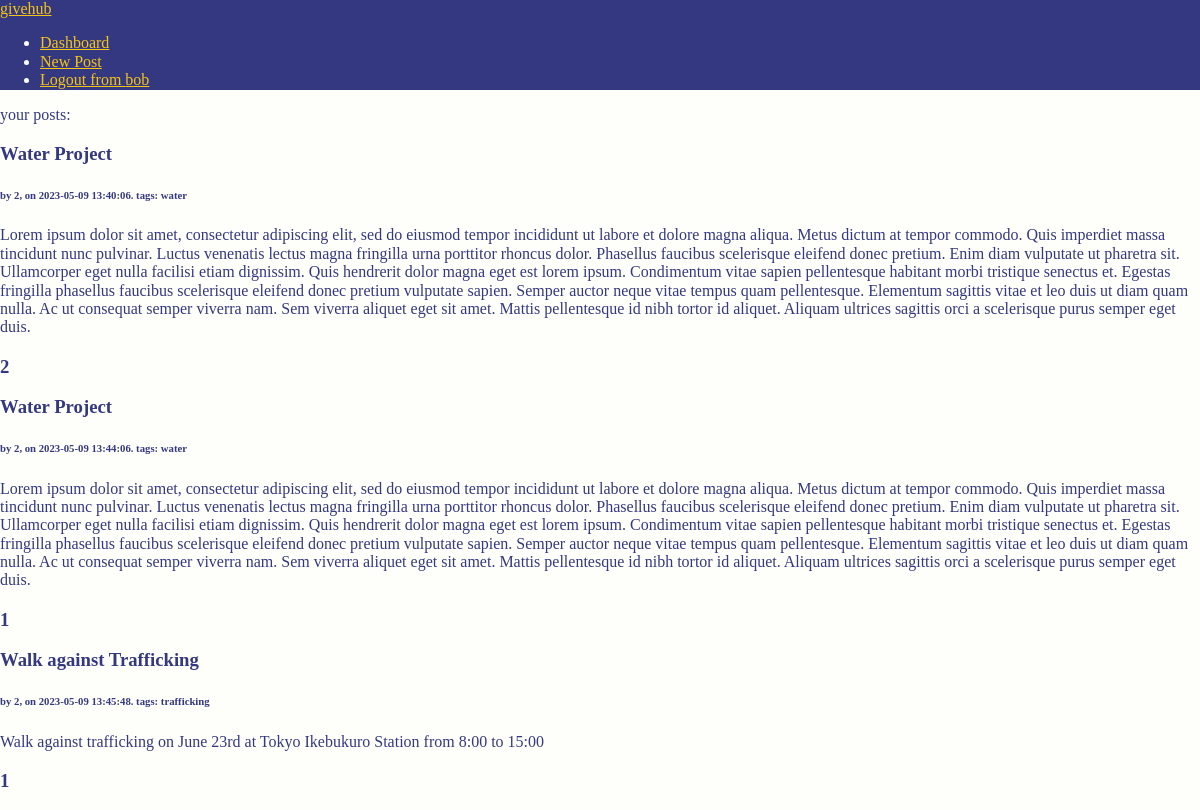
/dashboard (signed in), run on the app's committed database.
### app.py (models this page shows, shortened)
class Charity(db.Model):
	id = db.Column(db.Integer, primary_key=True)
	email = db.Column(db.String, unique=True, nullable=False)
	username = db.Column(db.String, unique=True, nullable=False)
	password = db.Column(db.String, unique=False, nullable=False)
	posts = db.relationship('Posts', backref='author', lazy='dynamic')

class Posts(db.Model):
	id = db.Column(db.Integer, primary_key = True)
	user_id = db.Column(db.Integer, db.ForeignKey('charity.id'))
	title = db.Column(db.String(1000), nullable=False) # Added this line
	content = db.Column(db.String(1000), nullable=False)
	category = db.Column(db.String(1000), nullable=False)
	timestamp = db.Column(DateTime(timezone=True), default=func.now())
	likes = db.relationship('PostLike', backref='post', lazy='dynamic')
	def get_like_count(self):
		return self.likes.count()

### app.py (the view)
    def wrapper(*args, **kwargs):
        if 'username' not in session:
            return redirect(url_for('login'))
        return f(*args, **kwargs)

### app.py (called while the page is built)
def login_required(f):
    def wrapper(*args, **kwargs):
        if 'username' not in session:
            return redirect(url_for('login'))
        return f(*args, **kwargs)
    wrapper.__name__ = f.__name__
    return wrapper

@app.route('/dashboard')
@login_required
def show_user_profile():
	current_user = session.get('username')
	user = Charity.query.filter_by(username=current_user).first()
	posts = user.posts.all()
	print(posts)
	return render_template('dashboard.html', data=posts)

### templates/dashboard.html (shortened to what this page needs)
{% extends "base.html" %}
{% block content %}
your posts:
    {% if data %}
    {% for post in data %}
    <section class="section-secondary">
        <div class="col col-md-6">
            <div class="card">
                <h3 class="card-title">{{ post['title'] }}</h3>
                <h6 class="card-title">by {{ post['user_id'] }}, on {{ post['timestamp'] }}. tags: {{ post['category'] }}</h6>
                {{ post['content'] }}
                <h3 class="card-title">{{ post.get_like_count() }}</h3>
            </div>
        </div>
    </section>
    {% endfor %}
{% endif %}
{% endblock %}

### templates/nav_logged_in.html
<nav>
    <div class="nav-container">
        <div class="nav-logo">
            <a href="/">givehub</a>
        </div>
        <ul class="nav-links">
            <li><a href="/dashboard">Dashboard</a></li>
            <li><a href="/new_post">New Post</a></li>
            <li><a href="/logout">Logout from {{ session['username']}}</a></li>
        </ul>
    </div>
</nav>

### static/style.css (style rules this page uses)
:root { --primary_background: #fefffa !important; --primary_text_color: #343880 !important; --secondary_background: #343880 !important; --secondary_text_color: #fefffa !important; --accent_color: #f5c415 !important; --button_background: #d7443e !important; --button_color: #fff !important; --button_hover: #343880 !important; }
body { color: var(--primary_text_color) !important; background-color: var(--primary_background); }
nav { background-color: var(--secondary_background) !important; color: var(--secondary_text_color) !important; }
.nav-logo a { color: var(--accent_color) !important; }
.nav-links a { color: var(--accent_color) !important; }

### data on the page
Charity: username "bob"
Posts: title "Water Project", user_id "2", timestamp "2023-05-09 13:40:06", category "water", content "Lorem ipsum dolor sit amet, consectetur adipiscing elit, sed do eiusmod tempor incididunt ut labore et dolore magna aliqua. Metus dictum at tempor commodo. Quis imperdiet massa tincidunt nunc pulvinar. Luctus venenatis lectus magna fringilla urna porttitor rhoncus dolor. Phasellus faucibus scelerisque eleifend donec pretium. Enim diam vulputate ut pharetra sit. Ullamcorper eget nulla facilisi etiam dignissim. Quis hendrerit dolor magna eget est lorem ipsum. Condimentum vitae sapien pellentesque habitant morbi tristique senectus et. Egestas fringilla phasellus faucibus scelerisque eleifend donec pretium vulputate sapien. Semper auctor neque vitae tempus quam pellentesque. Elementum sagittis…", get_like_count "2"
Posts: title "Water Project", user_id "2", timestamp "2023-05-09 13:44:06", category "water", content "Lorem ipsum dolor sit amet, consectetur adipiscing elit, sed do eiusmod tempor incididunt ut labore et dolore magna aliqua. Metus dictum at tempor commodo. Quis imperdiet massa tincidunt nunc pulvinar. Luctus venenatis lectus magna fringilla urna porttitor rhoncus dolor. Phasellus faucibus scelerisque eleifend donec pretium. Enim diam vulputate ut pharetra sit. Ullamcorper eget nulla facilisi etiam dignissim. Quis hendrerit dolor magna eget est lorem ipsum. Condimentum vitae sapien pellentesque habitant morbi tristique senectus et. Egestas fringilla phasellus faucibus scelerisque eleifend donec pretium vulputate sapien. Semper auctor neque vitae tempus quam pellentesque. Elementum sagittis…", get_like_count "1"
Posts: title "Walk against Trafficking", user_id "2", timestamp "2023-05-09 13:45:48", category "trafficking", content "Walk against trafficking on June 23rd at Tokyo Ikebukuro Station from 8:00 to 15:00", get_like_count "1"
